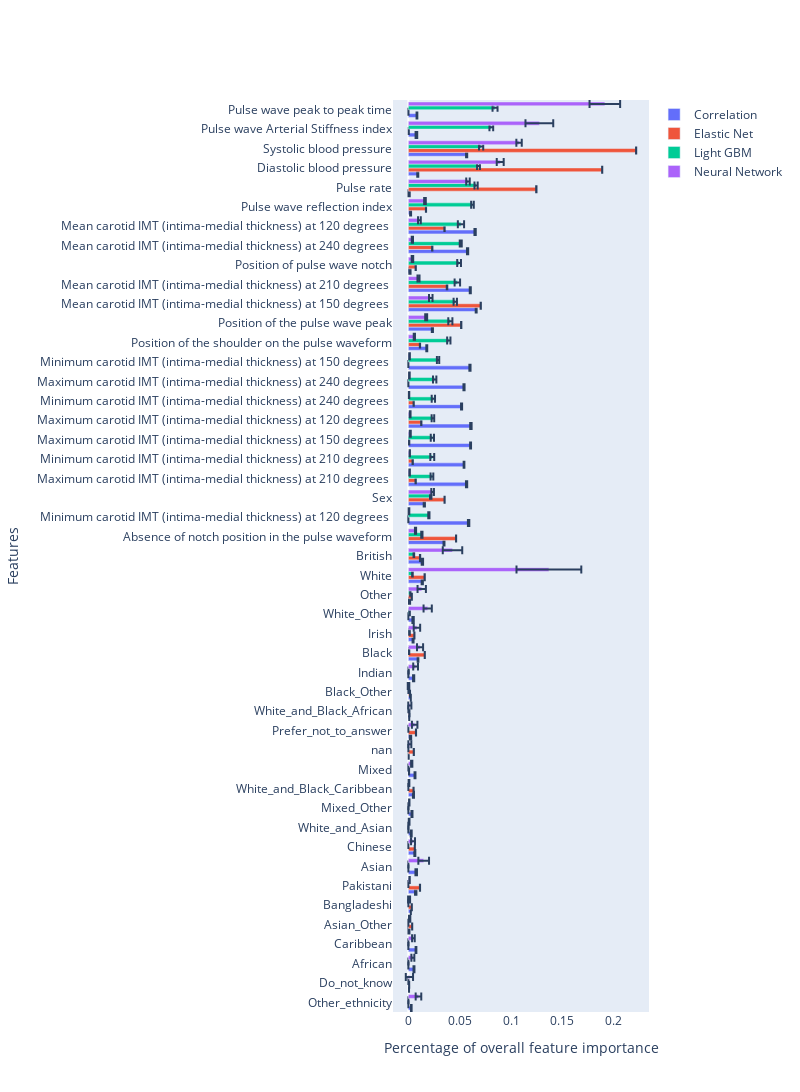

The notebook cell saved with this chart:
### Code cell
import plotly.graph_objects as go
from dash_website import ALGORITHMS_RENDERING

fig = go.Figure()
hovertemplate = "Feature: %{y} <br>Percentage of overall feature importance: %{x:.3f} +- %{customdata:.3f}<br><extra></extra>"

for algorithm in ["correlation", "elastic_net", "light_gbm", "neural_network"]:
    fig.add_bar(
            name=ALGORITHMS_RENDERING[algorithm],
            x=features.loc[sorted_features, (algorithm, "mean")].abs().values[::-1],
            y=sorted_features[::-1],
            error_x={
                "array": features.loc[sorted_features, (algorithm, "std")].values[::-1],
                "type": "data",
            },
            orientation="h",
            hovertemplate=hovertemplate,
            customdata=features.loc[sorted_features, (algorithm, "std")].values[::-1]
        )

fig.update_layout(
    {
        "width": 800,
        "height": int(25 * len(sorted_features)),
        "xaxis": {"title": "Percentage of overall feature importance", "showgrid": False},
        "yaxis": {"title": "Features", "showgrid": False},
    }
)
fig.show()

### Figure 1 — Plotly figure (JSON) as saved in the notebook; plotly's stock layout.template omitted (floating-point values rounded to 4 significant figures)
{"data": [{"customdata": [0.0002826, null, 0.000458, 0.0003744, 0.000485, null, 0.0006721, 0.0007397, 0.0004836, 0.0004595, 0.0004839, 0.0005075, 0.000442, null, 0.0006565, null, null, 0.0005737, 0.0003508, 0.0004752, 0.0006592, 0.0005364, 0.0005978, 0.0006819, 0.0004649, 0.0006642, 0.0005922, 0.0005969, 0.0003574, 0.0004402, 0.0006785, 0.0005108, 0.0005418, 0.0005612, 0.0004471, 0.000545, 0.0004406, 0.0005133, 0.000594, 0.0005869, 0.0006302, 0.000477, 0.0005967, 0.000495, 0.0005543, 0.0007992, 0.0003692], "error_x": {"array": [0.0002826, null, 0.000458, 0.0003744, 0.000485, null, 0.0006721, 0.0007397, 0.0004836, 0.0004595, 0.0004839, 0.0005075, 0.000442, null, 0.0006565, null, null, 0.0005737, 0.0003508, 0.0004752, 0.0006592, 0.0005364, 0.0005978, 0.0006819, 0.0004649, 0.0006642, 0.0005922, 0.0005969, 0.0003574, 0.0004402, 0.0006785, 0.0005108, 0.0005418, 0.0005612, 0.0004471, 0.000545, 0.0004406, 0.0005133, 0.000594, 0.0005869, 0.0006302, 0.000477, 0.0005967, 0.000495, 0.0005543, 0.0007992, 0.0003692], "type": "data"}, "hovertemplate": "Feature: %{y} <br>Percentage of overall feature importance: %{x:.3f} +- %{customdata:.3f}<br><extra></extra>", "name": "Correlation", "orientation": "h", "type": "bar", "x": [0.002863, 0.0006374, 0.005458, 0.00741, 0.0005621, 0.002414, 0.007159, 0.007633, 0.006288, 0.002758, 0.003499, 0.004941, 0.006451, 0.0003148, 0.00206, 0.000841, 0.002381, 0.005126, 0.009399, 0.004574, 0.004582, 0.001141, 0.01354, 0.01364, 0.03471, 0.0587, 0.01553, 0.05671, 0.05422, 0.06062, 0.06093, 0.05183, 0.0542, 0.06, 0.01793, 0.02339, 0.06606, 0.06032, 0.001521, 0.05769, 0.06501, 0.002154, 0.0007244, 0.009152, 0.05677, 0.007821, 0.00835], "y": ["Other_ethnicity", "Do_not_know", "African", "Caribbean", "Asian_Other", "Bangladeshi", "Pakistani", "Asian", "Chinese", "White_and_Asian", "Mixed_Other", "White_and_Black_Caribbean", "Mixed", "nan", "Prefer_not_to_answer", "White_and_Black_African", "Black_Other", "Indian", "Black", "Irish", "White_Other", "Other", "White", "British", "Absence of notch position in the pulse waveform", "Minimum carotid IMT (intima-medial thickness) at 120 degrees ", "Sex", "Maximum carotid IMT (intima-medial thickness) at 210 degrees ", "Minimum carotid IMT (intima-medial thickness) at 210 degrees ", "Maximum carotid IMT (intima-medial thickness) at 150 degrees ", "Maximum carotid IMT (intima-medial thickness) at 120 degrees ", "Minimum carotid IMT (intima-medial thickness) at 240 degrees ", "Maximum carotid IMT (intima-medial thickness) at 240 degrees ", "Minimum carotid IMT (intima-medial thickness) at 150 degrees ", "Position of the shoulder on the pulse waveform", "Position of the pulse wave peak", "Mean carotid IMT (intima-medial thickness) at 150 degrees ", "Mean carotid IMT (intima-medial thickness) at 210 degrees ", "Position of pulse wave notch", "Mean carotid IMT (intima-medial thickness) at 240 degrees ", "Mean carotid IMT (intima-medial thickness) at 120 degrees ", "Pulse wave reflection index", "Pulse rate", "Diastolic blood pressure", "Systolic blood pressure", "Pulse wave Arterial Stiffness index", "Pulse wave peak to peak time"]}, {"customdata": [0, 2.392e-05, 2.675e-05, 3.477e-05, 4.797e-05, 6.565e-05, 7.289e-05, 0, 5.363e-05, 3.583e-05, 2.121e-05, 5.478e-05, 5.444e-05, 7.292e-05, 7.588e-05, 6.332e-05, 1.701e-05, 5.882e-05, 4.854e-05, 7.832e-05, 0, 6.803e-05, 0.0001063, 0.0001167, 4.864e-05, 4.737e-05, 6.433e-05, 0.0001496, 0.0001547, 0.0001251, 0.0001293, 9.593e-05, 3.806e-05, 3.019e-05, 0.000118, 0.0001316, 0.0001127, 0.000247, 0.0001087, 0.0001481, 0.0001291, 7.61e-05, 0.0001454, 5.975e-05, 6.418e-05, 3.845e-05, 3.84e-05], "error_x": {"array": [0, 2.392e-05, 2.675e-05, 3.477e-05, 4.797e-05, 6.565e-05, 7.289e-05, 0, 5.363e-05, 3.583e-05, 2.121e-05, 5.478e-05, 5.444e-05, 7.292e-05, 7.588e-05, 6.332e-05, 1.701e-05, 5.882e-05, 4.854e-05, 7.832e-05, 0, 6.803e-05, 0.0001063, 0.0001167, 4.864e-05, 4.737e-05, 6.433e-05, 0.0001496, 0.0001547, 0.0001251, 0.0001293, 9.593e-05, 3.806e-05, 3.019e-05, 0.000118, 0.0001316, 0.0001127, 0.000247, 0.0001087, 0.0001481, 0.0001291, 7.61e-05, 0.0001454, 5.975e-05, 6.418e-05, 3.845e-05, 3.84e-05], "type": "data"}, "hovertemplate": "Feature: %{y} <br>Percentage of overall feature importance: %{x:.3f} +- %{customdata:.3f}<br><extra></extra>", "name": "Elastic Net", "orientation": "h", "type": "bar", "x": [0, 0.0007625, 0, 0, 0.003691, 0.003312, 0.01131, 0, 0.006265, 0, 0, 0.005032, 0.0006482, 0.005295, 0.007423, 0.000972, 0.001584, 0, 0.01598, 0.005836, 0, 0.003338, 0.01588, 0.01139, 0.04649, 0, 0.03528, 0.007094, 0.004191, 0.000774, 0.01258, 0.005153, 0, 0, 0.0113, 0.05149, 0.07052, 0.03766, 0.007152, 0.02326, 0.03522, 0.01717, 0.1247, 0.1889, 0.2219, 0.0003956, 9.172e-05], "y": ["Other_ethnicity", "Do_not_know", "African", "Caribbean", "Asian_Other", "Bangladeshi", "Pakistani", "Asian", "Chinese", "White_and_Asian", "Mixed_Other", "White_and_Black_Caribbean", "Mixed", "nan", "Prefer_not_to_answer", "White_and_Black_African", "Black_Other", "Indian", "Black", "Irish", "White_Other", "Other", "White", "British", "Absence of notch position in the pulse waveform", "Minimum carotid IMT (intima-medial thickness) at 120 degrees ", "Sex", "Maximum carotid IMT (intima-medial thickness) at 210 degrees ", "Minimum carotid IMT (intima-medial thickness) at 210 degrees ", "Maximum carotid IMT (intima-medial thickness) at 150 degrees ", "Maximum carotid IMT (intima-medial thickness) at 120 degrees ", "Minimum carotid IMT (intima-medial thickness) at 240 degrees ", "Maximum carotid IMT (intima-medial thickness) at 240 degrees ", "Minimum carotid IMT (intima-medial thickness) at 150 degrees ", "Position of the shoulder on the pulse waveform", "Position of the pulse wave peak", "Mean carotid IMT (intima-medial thickness) at 150 degrees ", "Mean carotid IMT (intima-medial thickness) at 210 degrees ", "Position of pulse wave notch", "Mean carotid IMT (intima-medial thickness) at 240 degrees ", "Mean carotid IMT (intima-medial thickness) at 120 degrees ", "Pulse wave reflection index", "Pulse rate", "Diastolic blood pressure", "Systolic blood pressure", "Pulse wave Arterial Stiffness index", "Pulse wave peak to peak time"]}, {"customdata": [0, 0, 0, 0, 0, 0, 0, 0, 0, 0, 0, 0, 0, 0, 0, 0, 0, 0.000113, 0.0001232, 0.0002951, 0.0002424, 0.0001146, 0.0002951, 0.0002951, 0.0006208, 0.0005929, 0.0006798, 0.001337, 0.001903, 0.001585, 0.001256, 0.001616, 0.00164, 0.001127, 0.001603, 0.002009, 0.001636, 0.00266, 0.001829, 0.00097, 0.003034, 0.001282, 0.001565, 0.001404, 0.002041, 0.001822, 0.002432], "error_x": {"array": [0, 0, 0, 0, 0, 0, 0, 0, 0, 0, 0, 0, 0, 0, 0, 0, 0, 0.000113, 0.0001232, 0.0002951, 0.0002424, 0.0001146, 0.0002951, 0.0002951, 0.0006208, 0.0005929, 0.0006798, 0.001337, 0.001903, 0.001585, 0.001256, 0.001616, 0.00164, 0.001127, 0.001603, 0.002009, 0.001636, 0.00266, 0.001829, 0.00097, 0.003034, 0.001282, 0.001565, 0.001404, 0.002041, 0.001822, 0.002432], "type": "data"}, "hovertemplate": "Feature: %{y} <br>Percentage of overall feature importance: %{x:.3f} +- %{customdata:.3f}<br><extra></extra>", "name": "Light GBM", "orientation": "h", "type": "bar", "x": [0, 0, 0, 0, 0, 0, 0, 0, 0, 0, 0, 0, 0, 0, 0, 0, 0, 0.0002135, 0.0007473, 0.001068, 0.001174, 0.001922, 0.00395, 0.005338, 0.01313, 0.01996, 0.02178, 0.02295, 0.02327, 0.02338, 0.02391, 0.02434, 0.02562, 0.02893, 0.03939, 0.04089, 0.04569, 0.04772, 0.04943, 0.05103, 0.05124, 0.06245, 0.06598, 0.06832, 0.07089, 0.08082, 0.08445], "y": ["Other_ethnicity", "Do_not_know", "African", "Caribbean", "Asian_Other", "Bangladeshi", "Pakistani", "Asian", "Chinese", "White_and_Asian", "Mixed_Other", "White_and_Black_Caribbean", "Mixed", "nan", "Prefer_not_to_answer", "White_and_Black_African", "Black_Other", "Indian", "Black", "Irish", "White_Other", "Other", "White", "British", "Absence of notch position in the pulse waveform", "Minimum carotid IMT (intima-medial thickness) at 120 degrees ", "Sex", "Maximum carotid IMT (intima-medial thickness) at 210 degrees ", "Minimum carotid IMT (intima-medial thickness) at 210 degrees ", "Maximum carotid IMT (intima-medial thickness) at 150 degrees ", "Maximum carotid IMT (intima-medial thickness) at 120 degrees ", "Minimum carotid IMT (intima-medial thickness) at 240 degrees ", "Maximum carotid IMT (intima-medial thickness) at 240 degrees ", "Minimum carotid IMT (intima-medial thickness) at 150 degrees ", "Position of the shoulder on the pulse waveform", "Position of the pulse wave peak", "Mean carotid IMT (intima-medial thickness) at 150 degrees ", "Mean carotid IMT (intima-medial thickness) at 210 degrees ", "Position of pulse wave notch", "Mean carotid IMT (intima-medial thickness) at 240 degrees ", "Mean carotid IMT (intima-medial thickness) at 120 degrees ", "Pulse wave reflection index", "Pulse rate", "Diastolic blood pressure", "Systolic blood pressure", "Pulse wave Arterial Stiffness index", "Pulse wave peak to peak time"]}, {"customdata": [0.002732, 0.003532, 0.00143, 0.001291, 0.0006169, 0.0009664, 0.0001845, 0.005201, 0.001929, 0.0003676, 0.0001965, 0.0003635, 0.0006081, 0.001439, 0.002668, 0.001514, 0.0007521, 0.002316, 0.00296, 0.003126, 0.00402, 0.004066, 0.03157, 0.009488, 0.0005602, 0.0003291, 0.001283, 0.0002398, 0.0001342, 0.0004881, 0.0003783, 0.0001914, 0.0002965, 0.000303, 0.0006072, 0.0009542, 0.001715, 0.001003, 0.0007289, 0.0006145, 0.001342, 0.0008063, 0.001711, 0.003379, 0.002625, 0.01352, 0.0149], "error_x": {"array": [0.002732, 0.003532, 0.00143, 0.001291, 0.0006169, 0.0009664, 0.0001845, 0.005201, 0.001929, 0.0003676, 0.0001965, 0.0003635, 0.0006081, 0.001439, 0.002668, 0.001514, 0.0007521, 0.002316, 0.00296, 0.003126, 0.00402, 0.004066, 0.03157, 0.009488, 0.0005602, 0.0003291, 0.001283, 0.0002398, 0.0001342, 0.0004881, 0.0003783, 0.0001914, 0.0002965, 0.000303, 0.0006072, 0.0009542, 0.001715, 0.001003, 0.0007289, 0.0006145, 0.001342, 0.0008063, 0.001711, 0.003379, 0.002625, 0.01352, 0.0149], "type": "data"}, "hovertemplate": "Feature: %{y} <br>Percentage of overall feature importance: %{x:.3f} +- %{customdata:.3f}<br><extra></extra>", "name": "Neural Network", "orientation": "h", "type": "bar", "x": [0.009834, 0.001019, 0.004378, 0.004896, 0.001253, 0.0006951, 0.001165, 0.01492, 0.004527, 0.0007218, 0.0008803, 0.0005946, 0.003254, 0.001414, 0.006142, 0.001399, 0.0001636, 0.007044, 0.01137, 0.00834, 0.01882, 0.013, 0.1369, 0.043, 0.006961, 0.0005795, 0.02363, 0.001224, 0.001373, 0.00184, 0.001739, 0.0006575, 0.0009909, 0.001139, 0.00582, 0.01734, 0.02181, 0.009865, 0.003966, 0.003888, 0.01075, 0.01617, 0.05808, 0.08949, 0.1078, 0.1276, 0.1914], "y": ["Other_ethnicity", "Do_not_know", "African", "Caribbean", "Asian_Other", "Bangladeshi", "Pakistani", "Asian", "Chinese", "White_and_Asian", "Mixed_Other", "White_and_Black_Caribbean", "Mixed", "nan", "Prefer_not_to_answer", "White_and_Black_African", "Black_Other", "Indian", "Black", "Irish", "White_Other", "Other", "White", "British", "Absence of notch position in the pulse waveform", "Minimum carotid IMT (intima-medial thickness) at 120 degrees ", "Sex", "Maximum carotid IMT (intima-medial thickness) at 210 degrees ", "Minimum carotid IMT (intima-medial thickness) at 210 degrees ", "Maximum carotid IMT (intima-medial thickness) at 150 degrees ", "Maximum carotid IMT (intima-medial thickness) at 120 degrees ", "Minimum carotid IMT (intima-medial thickness) at 240 degrees ", "Maximum carotid IMT (intima-medial thickness) at 240 degrees ", "Minimum carotid IMT (intima-medial thickness) at 150 degrees ", "Position of the shoulder on the pulse waveform", "Position of the pulse wave peak", "Mean carotid IMT (intima-medial thickness) at 150 degrees ", "Mean carotid IMT (intima-medial thickness) at 210 degrees ", "Position of pulse wave notch", "Mean carotid IMT (intima-medial thickness) at 240 degrees ", "Mean carotid IMT (intima-medial thickness) at 120 degrees ", "Pulse wave reflection index", "Pulse rate", "Diastolic blood pressure", "Systolic blood pressure", "Pulse wave Arterial Stiffness index", "Pulse wave peak to peak time"]}], "layout": {"height": 1175, "width": 800, "xaxis": {"showgrid": false, "title": {"text": "Percentage of overall feature importance"}}, "yaxis": {"showgrid": false, "title": {"text": "Features"}}}}
